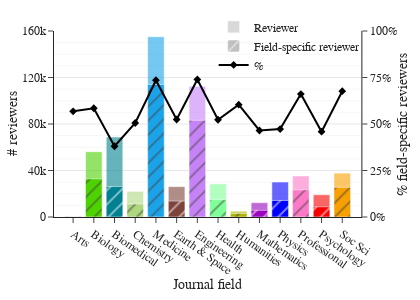

The notebook cell this image was saved under:
### Code cell
# count total and exclusive reviewers

df = pd.read_excel(os.path.join(root, r"table_in_doc.xlsx"), sheet_name=0)
df["Perc. of group-exclusive reviewers"] = df["Perc. of group-exclusive reviewers"]/100
color_dict, order = get_palette(attr="disc")
df["color"] = df["field"].map(color_dict)

# draw bar charts
fig = make_subplots(specs=[[{"secondary_y": True}]])
fig.add_trace(go.Bar(x=df["field"],
                     y=df["Reviewers"],
                     name="Reviewer",
                     opacity=0.6,
                     marker=dict(color=df["color"])),
              )

fig.add_trace(go.Bar(x=df["field"],
                     y=df["Group-exclusive reviewers"],
                     name="Field-specific reviewer",
                     marker=dict(color=df["color"],
                                 pattern=dict(shape="/"),)),
              )

fig.add_trace(go.Scatter(x=df["field"],
                         y=df["Perc. of group-exclusive reviewers"],
                         name="%",
                         line=dict(color="black"),
                         hovertemplate="%{y:.2%}",
                         marker=dict(symbol='diamond')
                         ),
              secondary_y=True,
              )

fig.update_layout(height=300,
                  width=420,
                  template="simple_white",
                  font=dict(family="Arial"),
                  legend=dict(yanchor="top",
                              y=1.1,
                              xanchor="right",
                              x=0.95,
                              bgcolor='rgba(0,0,0,0)'),
                  barmode='overlay',
                  margin=dict(l=30, r=30, t=30, b=30),
                  )

fig.update_xaxes(categoryorder="array",
                 categoryarray=order,
                 title=dict(text="Journal field",
                            standoff=0,
                            ),
                 tickvals=order,
                 ticktext=field_xticks,
                 tickangle=35,
                 )

fig.update_yaxes(showgrid=True,
                 range=(0, 160000),
                 dtick=160000/4,
                 minor=dict(nticks=5,
                            showgrid=True),
                 title=dict(text="# reviewers",
                            standoff=0.0),
                 )

fig.update_yaxes(showgrid=False,
                 range=(0, 1),
                 dtick=1/4,
                 tickformat=".0%",
                 minor=dict(nticks=5,
                            showgrid=False),
                 title=dict(text="% field-specific reviewers",
                            standoff=0.0),
                 secondary_y=True
                 )
fig.show()
fig.write_image(os.path.join(graph_root, "no_rev_disc.pdf"))

### Figure 1 — Plotly figure (JSON) as saved in the notebook; plotly's stock layout.template omitted (floating-point values rounded to 4 significant figures)
{"data": [{"marker": {"color": ["#C0C0C0", "#4CD300", "#008090", "#aed780", "#1AA3E8", "#7d4239", "#c683f8", "#7fff97", "#aeb404", "#9A05BF", "#0000ff", "#fc79c7", "#F70000", "#F7A000"]}, "name": "Reviewer", "opacity": 0.6, "type": "bar", "x": ["Arts", "Biology", "Biomedical Research", "Chemistry", "Clinical Medicine", "Earth and Space", "Engineering and Technology", "Health", "Humanities", "Mathematics", "Physics", "Professional Fields", "Psychology", "Social Sciences"], "y": [753, 56196, 68771, 22075, 155039, 26106, 112491, 28509, 5051, 12317, 30077, 35306, 19135, 37754]}, {"marker": {"color": ["#C0C0C0", "#4CD300", "#008090", "#aed780", "#1AA3E8", "#7d4239", "#c683f8", "#7fff97", "#aeb404", "#9A05BF", "#0000ff", "#fc79c7", "#F70000", "#F7A000"], "pattern": {"shape": "/"}}, "name": "Field-specific reviewer", "type": "bar", "x": ["Arts", "Biology", "Biomedical Research", "Chemistry", "Clinical Medicine", "Earth and Space", "Engineering and Technology", "Health", "Humanities", "Mathematics", "Physics", "Professional Fields", "Psychology", "Social Sciences"], "y": [428, 32852, 26162, 11154, 114026, 13683, 83181, 14908, 3050, 5729, 14220, 23335, 8778, 25530]}, {"hovertemplate": "%{y:.2%}", "line": {"color": "black"}, "marker": {"symbol": "diamond"}, "name": "%", "type": "scatter", "x": ["Arts", "Biology", "Biomedical Research", "Chemistry", "Clinical Medicine", "Earth and Space", "Engineering and Technology", "Health", "Humanities", "Mathematics", "Physics", "Professional Fields", "Psychology", "Social Sciences"], "xaxis": "x", "y": [0.5684, 0.5846, 0.3804, 0.5053, 0.7355, 0.5241, 0.7394, 0.5229, 0.6038, 0.4651, 0.4728, 0.6609, 0.4587, 0.6762], "yaxis": "y2"}], "layout": {"barmode": "overlay", "font": {"family": "Arial"}, "height": 300, "legend": {"bgcolor": "rgba(0,0,0,0)", "x": 0.95, "xanchor": "right", "y": 1.1, "yanchor": "top"}, "margin": {"b": 30, "l": 30, "r": 30, "t": 30}, "width": 420, "xaxis": {"anchor": "y", "categoryarray": ["Arts", "Biology", "Biomedical Research", "Chemistry", "Clinical Medicine", "Earth and Space", "Engineering and Technology", "Health", "Humanities", "Mathematics", "Physics", "Professional Fields", "Psychology", "Social Sciences"], "categoryorder": "array", "domain": [0, 0.94], "tickangle": 35, "ticktext": ["Arts", "Biology", "Biomedical", "Chemistry", "Medicine", "Earth & Space", "Engineering", "Health", "Humanities", "Mathematics", "Physics", "Professional", "Psychology", "Soc Sci"], "tickvals": ["Arts", "Biology", "Biomedical Research", "Chemistry", "Clinical Medicine", "Earth and Space", "Engineering and Technology", "Health", "Humanities", "Mathematics", "Physics", "Professional Fields", "Psychology", "Social Sciences"], "title": {"standoff": 0, "text": "Journal field"}}, "yaxis": {"anchor": "x", "domain": [0, 1], "dtick": 40000, "minor": {"nticks": 5, "showgrid": true}, "range": [0, 160000], "showgrid": true, "title": {"standoff": 0, "text": "# reviewers"}}, "yaxis2": {"anchor": "x", "dtick": 0.25, "minor": {"nticks": 5, "showgrid": false}, "overlaying": "y", "range": [0, 1], "showgrid": false, "side": "right", "tickformat": ".0%", "title": {"standoff": 0, "text": "% field-specific reviewers"}}}}
